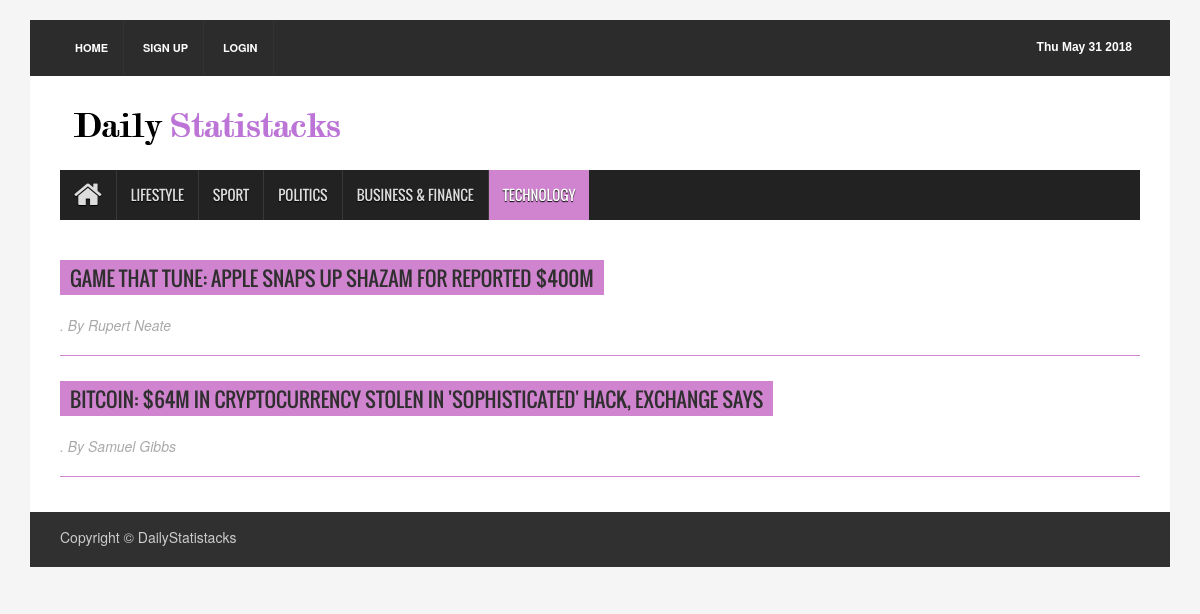
Page /technologyRedirect/ on the committed database.
### newspaper/models.py (models this page shows, shortened)
class Article( models.Model ) :
    articleType     = models.CharField( max_length = 100 )
    author          = models.CharField( max_length = 1000 )
    headline        = models.CharField( max_length = 1000 )
    body            = models.CharField( max_length = 1000000000000 )
    publicationDate = models.DateField()

### newspaper/views.py (the view, shortened to what this page needs)
# urls.py: url( r'^technologyRedirect/$' , technologyRedirect , name = 'technologyRedirect' ) ,
def technologyRedirect( request ) :
    try :
        articleList = Article.objects.filter( articleType  = 'technology' )
        if ( 'username' not in request.session ) :
            context = { 'articleList' : articleList }
            return render( request , 'newspaper/technology.html' , context )
    except Exception :
        if ( 'username' not in request.session ) :
            return render( request , 'newspaper/technology.html' , {} )
        else : ## logged in
            name         = getName( request.session['username'] )
            context      = {
                               'fName'        : name
                           }
            return render( request , 'newspaper/technology2.html' , context )

### newspaper/templates/newspaper/technology.html (shortened to what this page needs)
{% extends "newspaper/base.html" %}
{% block content %}
{% load static %}
<div class="container">
<header id="header">
  <div class="row">
    <div class="col-lg-12 col-md-12 col-sm-12">
      <div class="header_top">
        <div class="header_top_left">
          <ul class="top_nav">
            <li><a href = "/">Home</a></li>
            <li><a href = "/registerRedirect/">Sign Up</a></li>
            <li><a href = "/loginRedirect/">Login</a></li>
          </ul>
        </div>
        <div class="header_top_right">
          <p><span id="datetime"></span></p>
        </div>
      </div>
    </div>
    <div class="col-lg-12 col-md-12 col-sm-12">
      <div class="header_bottom">
        <div class="logo_area"><a href="/" class="logo"><img src="{% static "newspaper/images/testlogo.png" %}" alt=""></a></div>
      </div>
    </div>
  </div>
</header>
<section id="navArea">
  <nav class="navbar navbar-inverse" role="navigation">
    <div id="navbar" class="navbar-collapse collapse">
      <ul class="nav navbar-nav main_nav">
        <li><a href = "/"><span class="fa fa-home desktop-home"></span><span class="mobile-show">Home</span></a></li>
        <li><a id = 'lifestyle' href = "/lifestyleRedirect/">Lifestyle</a></li>
        <li><a href = "/sportRedirect/">Sport</a></li>
        <li><a href = "/politicsRedirect/">Politics</a></li>
        <li><a href = "/businessfinanceRedirect/">Business & Finance</a></li>
        <li class="active"><a href = "/technologyRedirect/">Technology</a></li>
      </ul>
    </div>
  </nav>
</section>
<section id="contentSection">
  <div class="row">
    <div class="col-lg-12 col-md-12 col-sm-12">
      <div class="left_content">
        <div class="contact_area">
          {% if articleList %}
            {% for article in articleList %}
            <h2><a href = "{% url 'detail' article.id %}"> {{ article.headline }}</a></h2><p class = "author"><i>. By {{ article.author }} </i></p>
            <br> <br>
            <hr class = "divider">
            {% endfor %}
          {% else %}
                <h2> NO TECHNOLOGY ARTICLES </h2>
          {% endif %}
        </div>
      </div>
    </div>
  </div>
</section>
<footer id="footer">
  <div class="footer_bottom">
    <p class="copyright">Copyright &copy; DailyStatistacks</p>
  </div>
</footer>
</div>
{% endblock %}

### newspaper/static/newspaper/assets/css/theme.css (style rules this page uses)
.navbar-inverse .navbar-nav > .active > a, .navbar-inverse .navbar-nav > .active > a:hover, .navbar-inverse .navbar-nav > .active > a:focus { background-color:#d083cf }
.contact_area > h2 { background-color:#d083cf }

### newspaper/static/newspaper/assets/css/style.css (style rules this page uses)
body { background:#f5f5f5 }
ul { padding:0; margin:0; list-style:none }
a { text-decoration:none; color:#2f2f2f }
h1, h2, h3, h4, h5, h6 { font-family:'Oswald',sans-serif }
h2 { line-height:23px }
img { border:none }
#header { display:inline; float:left; width:100%; margin-top:20px }
.header_top { background-color:#2c2c2c; display:inline; float:left; padding:0 30px; width:100% }
.header_top_left { float:left; display:inline; width:50% }
.top_nav { text-align:left }
.top_nav li { display:inline-block }
.top_nav li a { display:inline-block; border-right:1px solid #333; color:#fff; font-size:11px; font-weight:bold; padding:20px 15px; text-transform:uppercase; -webkit-transition:all 0.5s; -o-transition:all 0.5s; transition:all 0.5s }
.header_top_right { float:left; display:inline; width:50%; text-align:right }
.header_top_right > p { color:#fff; display:inline-block; float:right; font:bold 12px sans-serif; margin-bottom:0; padding-bottom:20px; padding-right:8px; padding-top:20px }
.header_bottom { background-color:#fff; display:inline; float:left; padding:15px 30px 15px; width:100% }
.logo_area { display:inline; float:left; width:31% }
.logo { font-size:45px; font-weight:bold; color:#000; font-family:'Varela',sans-serif }
.logo img { max-width:100% }
#navArea { float:left; display:inline; width:100%; padding:0 30px; background-color:#fff }
.navbar { border:medium none; border-radius:0 }
.navbar-inverse .navbar-nav > li > a { border-left:1px solid #383838; color:#ddd; font-family:'Oswald',sans-serif; display:inline-block; height:50px; line-height:50px; padding:0 14px; text-shadow:0 1px 1px #000; text-transform:uppercase; -webkit-transition:all 0.5s; -mz-transition:all 0.5s; -ms-transition:all 0.5s; -o-transition:all 0.5s; transition:all 0.5s }
.navbar-inverse .navbar-nav > li:first-child a { border:none }
.navbar-inverse .navbar-nav > .active > a, .navbar-inverse .navbar-nav > .active > a:hover, .navbar-inverse .navbar-nav > .active > a:focus { color:#fff }
.navbar-collapse { padding-left:0 }
.desktop-home { display:block; font-size:30px; margin-top:10px }
#contentSection { float:left; display:inline; width:100%; background-color:#fff; padding:0 30px }
.left_content { float:left; display:inline; width:100% }
#footer { display:inline; float:left; width:100%; margin-bottom:20px }
.footer_bottom { float:left; display:inline; width:100%; padding:10px 30px; background-color:#303030; color:#ccc }
.copyright { float:left; width:50%; padding-top:5px; text-align:left }
.contact_area { float:left; display:inline; width:100%; margin-bottom:30px }
.contact_area > h2 { color:#fff; display:inline-block; font-size:20px; padding:7px 10px 5px; text-transform:uppercase; margin-bottom:30px }
.contact_area > p { margin-bottom:20px }

### newspaper/templates/newspaper/technology.html (style rules this page uses)
hr.divider { display: block; height: 1px; border: 0; border-top: 1px solid #d083cf; margin-top: -40px; margin-bottom: 4px; padding: 0; }
p.author { color: #aaa9aa; margin-top: -10px; }

### rows in the picture
Article: headline "GAME THAT TUNE: APPLE SNAPS UP SHAZAM FOR REPORTED $400M", author "Rupert Neate"
Article: headline "BITCOIN: $64M IN CRYPTOCURRENCY STOLEN IN 'SOPHISTICATED' HACK, EXCHANGE SAYS", author "Samuel Gibbs"
